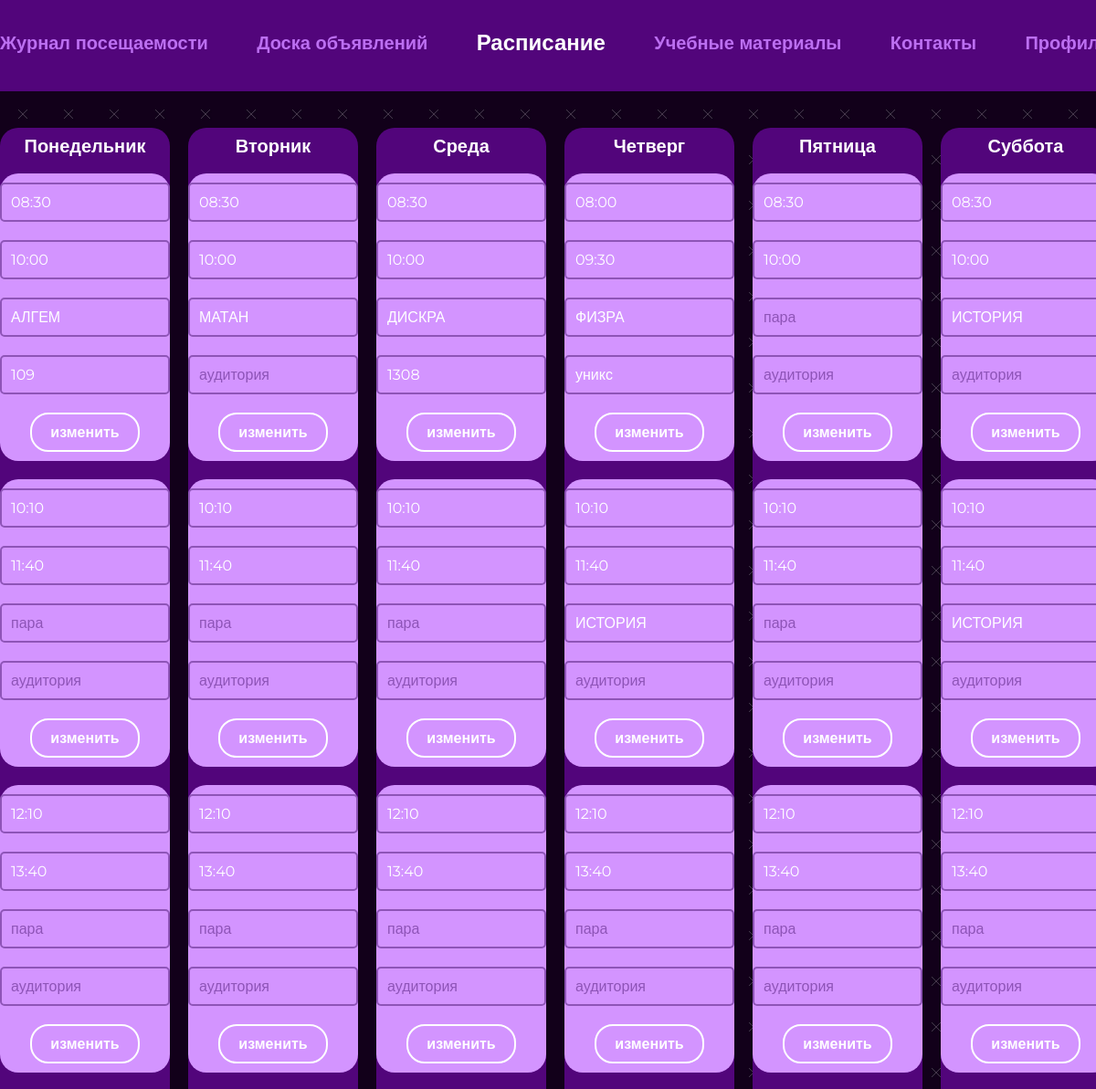
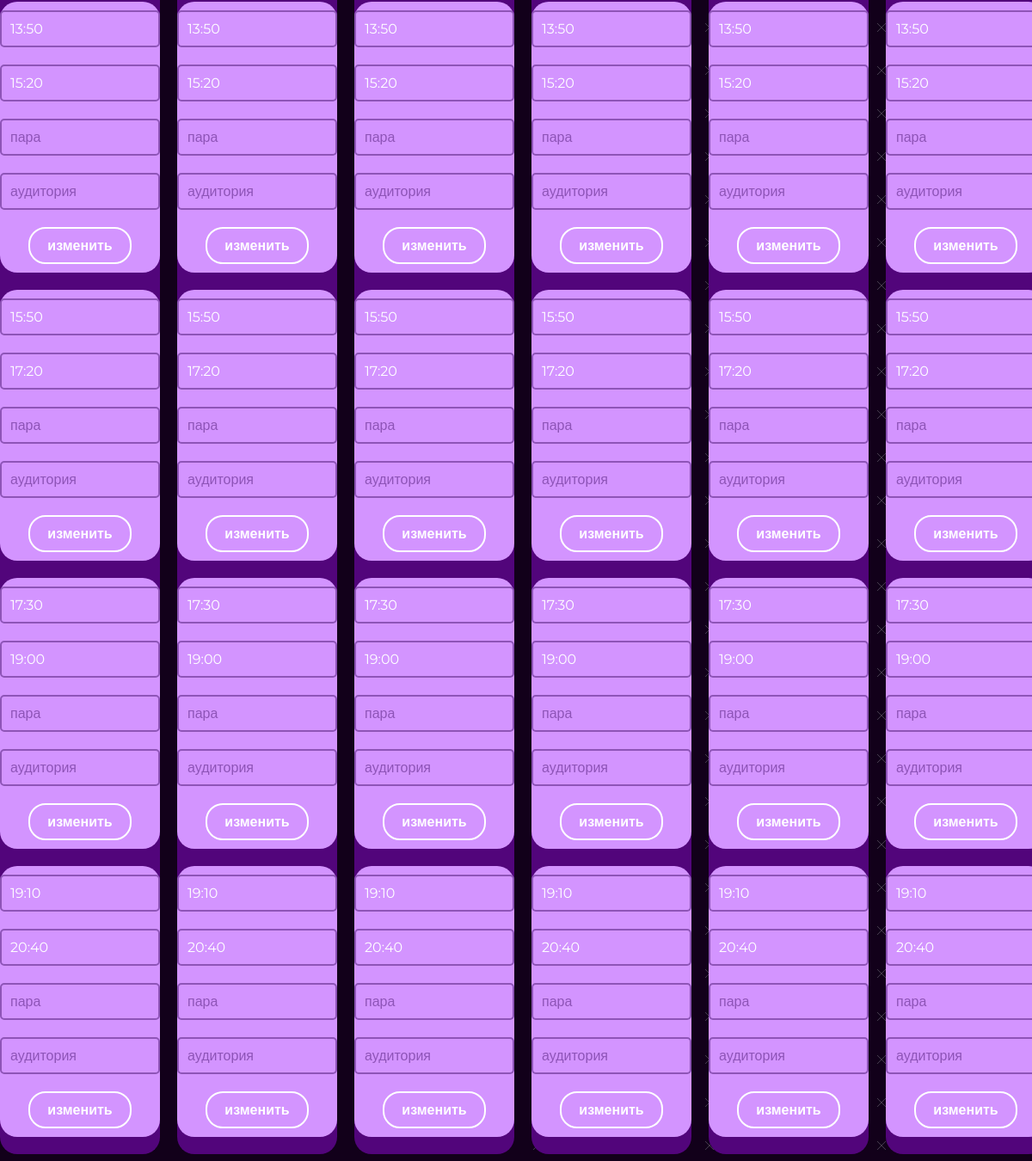
/timetable (signed in), run on the app's committed database (2 pictures, top to bottom).
### main/models.py (models this page shows, shortened)
class Lesson(models.Model):
    MONDAY = 1
    TUESDAY = 2
    WEDNESDAY = 3
    THURSDAY = 4
    FRIDAY = 5
    SATURDAY = 6
    DAY = [
        (MONDAY, 'Понедельник'),
        (TUESDAY, 'Вторник'),
        (WEDNESDAY, 'Среда'),
        (THURSDAY, 'Четверг'),
        (FRIDAY, 'Пятница'),
        (SATURDAY, 'Суббота')
    ]
    day = models.SmallIntegerField(choices=DAY)
    start_time = models.TimeField()
    end_time = models.TimeField()
    name = models.CharField(max_length=50, blank=True)
    schedule = models.ForeignKey(Room, on_delete=models.CASCADE)
    room_num = models.CharField(max_length=50, blank=True)
    num = models.SmallIntegerField(default=0)

### main/views.py (the view, shortened to what this page needs)
# urls.py: path('timetable', views.timetable, name='timetable'),
@login_required()
def timetable(request):
    cur_student = get_student(request)
    list = Lesson.objects.filter(schedule=cur_student.room)
    if not list.exists():
        create_schedule(cur_student.room)
    dict_of_lessons = {}
    for i in range(1, 7):
        dict_of_lessons[i] = list.filter(day=i)
    DAY = {
        1: 'Понедельник',
        2: 'Вторник',
        3: 'Среда',
        4: 'Четверг',
        5: 'Пятница',
        6: 'Суббота'
    }
    contex = {
        'navbar': 'timetable',
        'DAY': DAY,
        'perm': get_perm(cur_student.permission),
        'data': dict_of_lessons
    }
    return render(request, "main/timetable.html", context=contex)

### main/views.py (called while the page is built)
@register.filter
def get_item(dict, key):
    return dict.get(key)

def get_student(request):
    return Student.objects.get(user=request.user)

def get_perm(permission):
    if permission == 0:
        return False
    return True

### main/templates/main/timetable.html (shortened to what this page needs)
{% extends 'main/base.html' %}
{% block content %}
<div class="container">
      <div class="timetable__container">
      {% for day, lessons in data.items %}
        <div class="timetable__column">
          <h3 class="timetable__title">
            {{ DAY|get_item:day }}
          </h3>
          {% for lesson in lessons %}
            {% if perm %}
              <form class="timetable__cell" method="post">
                <input type="text" class="timetable__input" name="start_time" placeholder="начало пары" value="{{ lesson.start_time|time:'H:i'}}">
                <input type="text" class="timetable__input" name="end_time" placeholder="конец пары" value="{{ lesson.end_time|time:'H:i'}}">
                <input type="text" class="timetable__input" name="name" placeholder="пара" value="{{ lesson.name}}">
                <input type="text" class="timetable__input" name="room_num" placeholder="аудитория" value="{{ lesson.room_num}}">
                <button name="{{lesson.day}}*{{lesson.num}}" id="{{lesson.day}}.{{lesson.num}}" class="mini-btn btn-change">изменить</button>
              </form>
            {% endif %}
          {% endfor %}
        </div>
      {% endfor %}
      </div>
    </div>
{% endblock content %}

### main/static/main/css/main.css (style rules this page uses)
* { padding: 0; margin: 0; border: 0; }
*, *:before, *:after { -webkit-box-sizing: border-box; box-sizing: border-box; }
html, body { width: 100%; line-height: 1; font-size: 16px; -ms-text-size-adjust: 100%; -moz-text-size-adjust: 100%; -webkit-text-size-adjust: 100%; }
input, button, textarea { font-family: inherit; }
button { cursor: pointer; }
h1, h2, h3, h4, h5, h6, a { font-size: inherit; }
body { font-family: "Montserrat", sans-serif; background: url("./img/bg.jpg"); background-size: 50px; }
.container { width: 1216px; margin: 0 auto; }
.timetable__container { display: -webkit-box; display: -ms-flexbox; display: flex; -webkit-box-pack: justify; -ms-flex-pack: justify; justify-content: space-between; }
.timetable__column { width: 186px; padding: 10px 0 20px; background: #52057B; border-radius: 20px; display: -webkit-box; display: -ms-flexbox; display: flex; -webkit-box-orient: vertical; -webkit-box-direction: normal; -ms-flex-direction: column; flex-direction: column; gap: 20px; -webkit-box-align: center; -ms-flex-align: center; align-items: center; }
.timetable__title { font-weight: 700; font-size: 20px; color: #FFFFFF; }
.timetable__cell { min-height: 116px; background: #D394FF; border-radius: 20px; width: 186px; padding: 10px 0; display: -webkit-box; display: -ms-flexbox; display: flex; -webkit-box-orient: vertical; -webkit-box-direction: normal; -ms-flex-direction: column; flex-direction: column; gap: 20px; -webkit-box-align: center; -ms-flex-align: center; align-items: center; }
.mini-btn { border: 2px solid #FFFFFF; border-radius: 20px; padding: 10px 20px; color: #FFFFFF; font-weight: 700; font-size: 16px; background-color: transparent; -webkit-transition: all 0.5s; transition: all 0.5s; }
.timetable__input { width: 186px; padding: 10px; border: 2px solid #8E54B7; border-radius: 5px; background-color: transparent; color: white; font-size: 16px; }
.timetable__input::placeholder { color: #8E54B7; font-size: 16px; }

### data on the page
Lesson: start_time "08:30", end_time "10:00", name "АЛГЕМ", room_num "109"
Lesson: start_time "10:10", end_time "11:40"
Lesson: start_time "12:10", end_time "13:40"
Lesson: start_time "13:50", end_time "15:20"
Lesson: start_time "15:50", end_time "17:20"
Lesson: start_time "17:30", end_time "19:00"
Lesson: start_time "19:10", end_time "20:40"
Lesson: start_time "08:30", end_time "10:00", name "МАТАН"
Lesson: start_time "10:10", end_time "11:40"
Lesson: start_time "12:10", end_time "13:40"
Lesson: start_time "13:50", end_time "15:20"
Lesson: start_time "15:50", end_time "17:20"
Lesson: start_time "17:30", end_time "19:00"
Lesson: start_time "19:10", end_time "20:40"
Lesson: start_time "08:30", end_time "10:00", name "ДИСКРА", room_num "1308"
Lesson: start_time "10:10", end_time "11:40"
Lesson: start_time "12:10", end_time "13:40"
Lesson: start_time "13:50", end_time "15:20"
Lesson: start_time "15:50", end_time "17:20"
Lesson: start_time "17:30", end_time "19:00"
Lesson: start_time "19:10", end_time "20:40"
Lesson: start_time "08:00", end_time "09:30", name "ФИЗРА", room_num "уникс"
Lesson: start_time "10:10", end_time "11:40", name "ИСТОРИЯ"
Lesson: start_time "12:10", end_time "13:40"
Lesson: start_time "13:50", end_time "15:20"
Lesson: start_time "15:50", end_time "17:20"
Lesson: start_time "17:30", end_time "19:00"
Lesson: start_time "19:10", end_time "20:40"
Lesson: start_time "08:30", end_time "10:00"
Lesson: start_time "10:10", end_time "11:40"
Lesson: start_time "12:10", end_time "13:40"
Lesson: start_time "13:50", end_time "15:20"
Lesson: start_time "15:50", end_time "17:20"
Lesson: start_time "17:30", end_time "19:00"
Lesson: start_time "19:10", end_time "20:40"
Lesson: start_time "08:30", end_time "10:00", name "ИСТОРИЯ"
Lesson: start_time "10:10", end_time "11:40", name "ИСТОРИЯ"
Lesson: start_time "12:10", end_time "13:40"
Lesson: start_time "13:50", end_time "15:20"
Lesson: start_time "15:50", end_time "17:20"
Lesson: start_time "17:30", end_time "19:00"
Lesson: start_time "19:10", end_time "20:40"

### other printed values
{{ DAY|get_item:day }} "Понедельник" "Вторник" "Среда" "Четверг" "Пятница" "Суббота"
